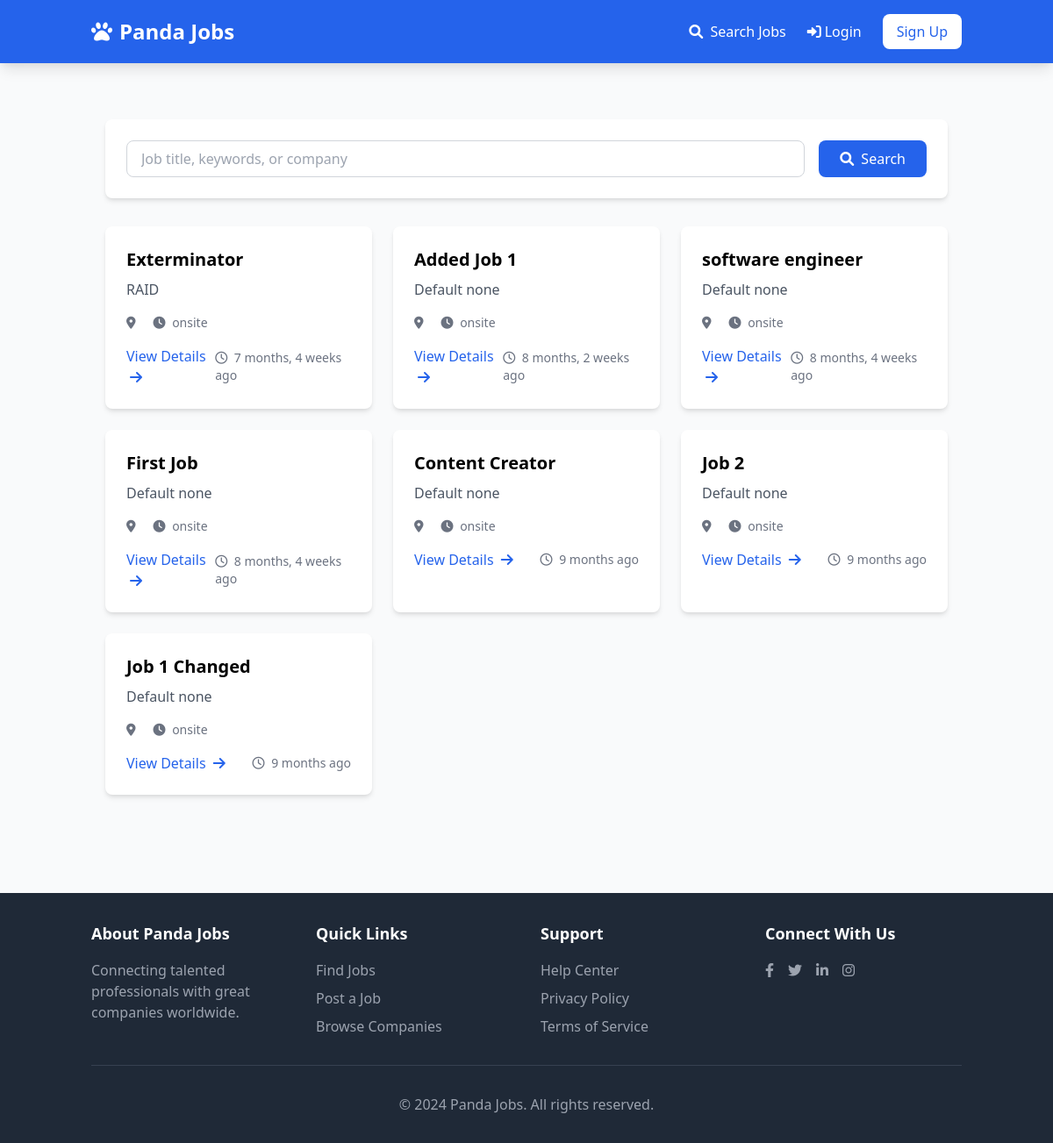
Screenshot of /jobs/ with the database file from the repository.
### apps/jobs/models.py (models this page shows, shortened)
class Job(models.Model):
    SIZE_1_9 = 'size_1_9'
    SIZE_10_49 = 'size_10_49'
    SIZE_50_99 = 'size_50_99'
    SIZE_100 = 'size_100'
    SIZE_CHOICES = (
        (SIZE_1_9, '1-9'),
        (SIZE_10_49, '10-49'),
        (SIZE_50_99, '50-99'),
        (SIZE_100, '100+'),
    )
    OPEN = 'open'
    CLOSED = 'closed'
    ARCHIVED = 'archived'
    STATUS_CHOICES = (
        (OPEN, 'Open'),
        (CLOSED, 'Closed'),
        (ARCHIVED, 'Archived'),
    )
    REMOTE = 'remote'
    ONSITE = 'onsite'
    HYBRID = 'hybrid'
    WORK_TYPE_CHOICES = (
        (REMOTE, 'Remote'),
        (ONSITE, 'On-site'),
        (HYBRID, 'Hybrid'),
    )
    title = models.CharField(max_length=100)
    slug = models.SlugField(max_length=100, unique=True, blank=True)
    summary = models.TextField()
    full_description = models.TextField()
    company_name = models.CharField(max_length=100)
    company_location = models.CharField(max_length=100, blank=True, null=True)
    company_country = CountryField(blank_label="(select country)", default="Nigeria")
    company_size = models.CharField(max_length=20, choices=SIZE_CHOICES, default=SIZE_1_9)
    salary_min = models.DecimalField(max_digits=10, decimal_places=2, null=True, blank=True)
    salary_max = models.DecimalField(max_digits=10, decimal_places=2, null=True, blank=True)
    work_type = models.CharField(max_length=20, choices=WORK_TYPE_CHOICES, default=ONSITE)
    created_by = models.ForeignKey(User, related_name='jobs', on_delete=models.CASCADE)
    created_at = models.DateTimeField(auto_now_add=True)
    updated_at = models.DateTimeField(auto_now=True)
    status = models.CharField(max_length=20, choices=STATUS_CHOICES, default=OPEN)
    class Meta:
        ordering = ['-created_at']
        indexes = [
            models.Index(fields=['status', '-created_at']),
            models.Index(fields=['company_country', 'status']),
        ]

### apps/jobs/views.py (the view)
# urls.py: path('', job_list, name='job_list'),
def job_list(request):
    jobs = Job.objects.filter(status=Job.OPEN).order_by('-created_at')
    return render(request, 'jobs/job_list.html', {'jobs': jobs})

### apps/notifications/context_processors.py (called while the page is built)
def notification(request):
    if request.user.is_authenticated:
        return {'notifications': request.user.notifications.filter(is_read=False)}
    else:
        return {'notifications': []}

### apps/jobs/templates/jobs/job_list.html (shortened to what this page needs)
{% extends 'base.html' %}
{% block content %}
<div class="container mx-auto px-4 py-8">
    <div class="bg-white p-6 rounded-lg shadow-md mb-8">
        <form action="{% url 'search' %}" method="GET" class="flex flex-col md:flex-row gap-4">
            <div class="flex-1">
                <input type="text" name="query" placeholder="Job title, keywords, or company" class="w-full px-4 py-2 border border-gray-300 rounded-lg focus:outline-none focus:ring-2 focus:ring-blue-500">
            </div>
            <button type="submit" class="bg-blue-600 text-white px-6 py-2 rounded-lg hover:bg-blue-700 transition duration-300">
                <i class="fas fa-search mr-2"></i>Search
            </button>
        </form>
    </div>
    <div class="grid grid-cols-1 md:grid-cols-2 lg:grid-cols-3 gap-6">
        {% for job in jobs %}
        <div class="bg-white rounded-lg shadow-md overflow-hidden hover:shadow-lg transition duration-300">
            <div class="p-6">
                <h3 class="text-xl font-semibold mb-2">{{ job.title }}</h3>
                <p class="text-gray-600 mb-4">{{ job.company_name }}</p>
                <div class="flex items-center text-sm text-gray-500 mb-4">
                    <span class="mr-4">
                        <i class="fas fa-map-marker-alt mr-1"></i>
                    </span>
                    <span>
                        <i class="fas fa-clock mr-1"></i>
                        {{ job.work_type }}
                    </span>
                </div>
                <div class="flex justify-between items-center">
                    <a href="{% url 'job_detail' job.id %}" class="text-blue-600 hover:text-blue-800 font-medium">
                        View Details <i class="fas fa-arrow-right ml-1"></i>
                    </a>
                    <span class="text-sm text-gray-500">
                        <i class="far fa-clock mr-1"></i>
                        {{ job.created_at|timesince }} ago
                    </span>
                </div>
            </div>
        </div>
        {% empty %}
        <div class="col-span-3 text-center py-12">
            <i class="fas fa-search text-gray-400 text-5xl mb-4"></i>
            <h3 class="text-xl font-semibold text-gray-600 mb-2">No Jobs Found</h3>
            <p class="text-gray-500">Try adjusting your search criteria or check back later for new opportunities.</p>
        </div>
        {% endfor %}
    </div>
</div>
{% endblock %}

### rows the page displays
Job: title "Exterminator", company_name "RAID", work_type "onsite", created_at "7 months, 4 weeks"
Job: title "Added Job 1", company_name "Default none", work_type "onsite", created_at "8 months, 2 weeks"
Job: title "software engineer", company_name "Default none", work_type "onsite", created_at "8 months, 4 weeks"
Job: title "First Job", company_name "Default none", work_type "onsite", created_at "8 months, 4 weeks"
Job: title "Content Creator", company_name "Default none", work_type "onsite", created_at "9 months"
Job: title "Job 2", company_name "Default none", work_type "onsite", created_at "9 months"
Job: title "Job 1 Changed", company_name "Default none", work_type "onsite", created_at "9 months"
